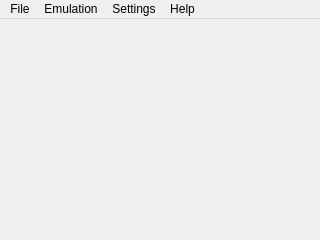
<?xml version="1.0" encoding="UTF-8"?>
<ui version="4.0">
 <class>MainWindow</class>
 <widget class="QMainWindow" name="MainWindow">
  <property name="geometry">
   <rect>
    <x>0</x>
    <y>0</y>
    <width>320</width>
    <height>240</height>
   </rect>
  </property>
  <property name="windowTitle">
   <string>mbGB-Qt</string>
  </property>
  <widget class="QWidget" name="centralWidget"/>
  <widget class="QMenuBar" name="menubar">
   <property name="geometry">
    <rect>
     <x>0</x>
     <y>0</y>
     <width>320</width>
     <height>21</height>
    </rect>
   </property>
   <widget class="QMenu" name="menuFile">
    <property name="title">
     <string>File</string>
    </property>
    <addaction name="actionOpenROM"/>
    <addaction name="actionCloseROM"/>
    <addaction name="actionQuit"/>
   </widget>
   <widget class="QMenu" name="menuEmulation">
    <property name="title">
     <string>Emulation</string>
    </property>
    <addaction name="actionPause"/>
    <addaction name="actionReset"/>
   </widget>
   <widget class="QMenu" name="menuSettings">
    <property name="title">
     <string>Settings</string>
    </property>
    <addaction name="actionGeneral"/>
   </widget>
   <widget class="QMenu" name="menuHelp">
    <property name="title">
     <string>Help</string>
    </property>
    <addaction name="actionAbout"/>
    <addaction name="actionAboutQt"/>
   </widget>
   <addaction name="menuFile"/>
   <addaction name="menuEmulation"/>
   <addaction name="menuSettings"/>
   <addaction name="menuHelp"/>
  </widget>
  <action name="actionOpenROM">
   <property name="text">
    <string>Open ROM...</string>
   </property>
  </action>
  <action name="actionCloseROM">
   <property name="text">
    <string>Close ROM...</string>
   </property>
  </action>
  <action name="actionQuit">
   <property name="text">
    <string>Quit</string>
   </property>
  </action>
  <action name="actionAbout">
   <property name="text">
    <string>About...</string>
   </property>
  </action>
  <action name="actionAboutQt">
   <property name="text">
    <string>About Qt...</string>
   </property>
  </action>
  <action name="actionGeneral">
   <property name="text">
    <string>General</string>
   </property>
  </action>
  <action name="actionPause">
   <property name="checkable">
    <bool>true</bool>
   </property>
   <property name="text">
    <string>Pause</string>
   </property>
  </action>
  <action name="actionReset">
   <property name="text">
    <string>Reset</string>
   </property>
  </action>
 </widget>
 <resources/>
 <connections/>
</ui>
